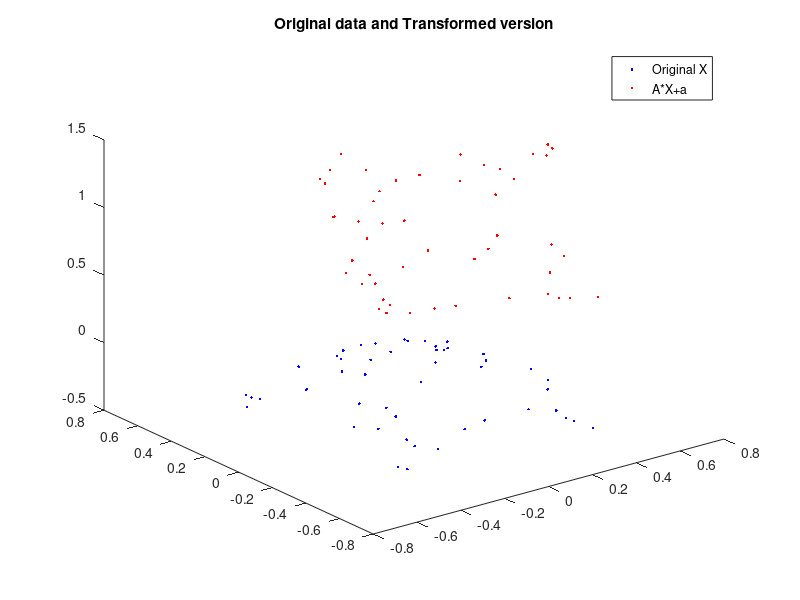

Recreate this plot in MATLAB. (Note: this script raises an error after producing the figure.)
% first attempt at registration using optimization and monomial features
close all;

% Generate point cloud
s = 50;
X1 = zeros(3,s);

% X(1,:) = randn(1,s);
% X(2,:) = randn(1,s);

X1(1,:) = 1*(rand(1,s)-0.5*ones(1,s));
X1(2,:) = 1*(rand(1,s)-0.5*ones(1,s));

X1(3,:) = -X1(1,:).^2 + -X1(2,:).^2 ; % 3D parabola z = x^2 + y^2
% X(3,:) = X(1,:).^3 + X(2,:).^2 + X(1,:).*X(2,:) ; % surface z = x^3 + y^2 + xy

A = orth(randn(3,3));
a = 1*rand(3,1)*ones(1,s);

X2 = A*X1+a;

XX = [X1 X2];


figure;
plot3(X1(1,:), X1(2,:), X1(3,:),'.b', X2(1,:), X2(2,:), X2(3,:),'.r');
title('Original data and Transformed version');
legend('Original X','A*X+a');

d = 2;
n = 3;
N = nchoosek(n+d,d);
r = N - 1;

phiXX = monomials(XX,d);
phiX2 = monomials(X2,d);
phiX1 = monomials(X1,d);

rankXX = rank(phiXX);
rankX1 = rank(phiX1);
rankX2 = rank(phiX2);
fprintf('rank(phi XX) = %d\n', rankXX);
fprintf('rank(phi X1) = %d\n', rankX1);
fprintf('rank(phi X2) = %d\n', rankX2);

[s_min,coeff] = sigma_min(X1,d);

% Optimize over a and A
[AA,aa] = registration_manopt(X1,X2,d);

distA = norm(AA-A,'fro')
dista = norm(a - aa,'fro')

[s_min,coeff] = sigma_min([X1 AA*X2+aa*ones(1,s)],d)
